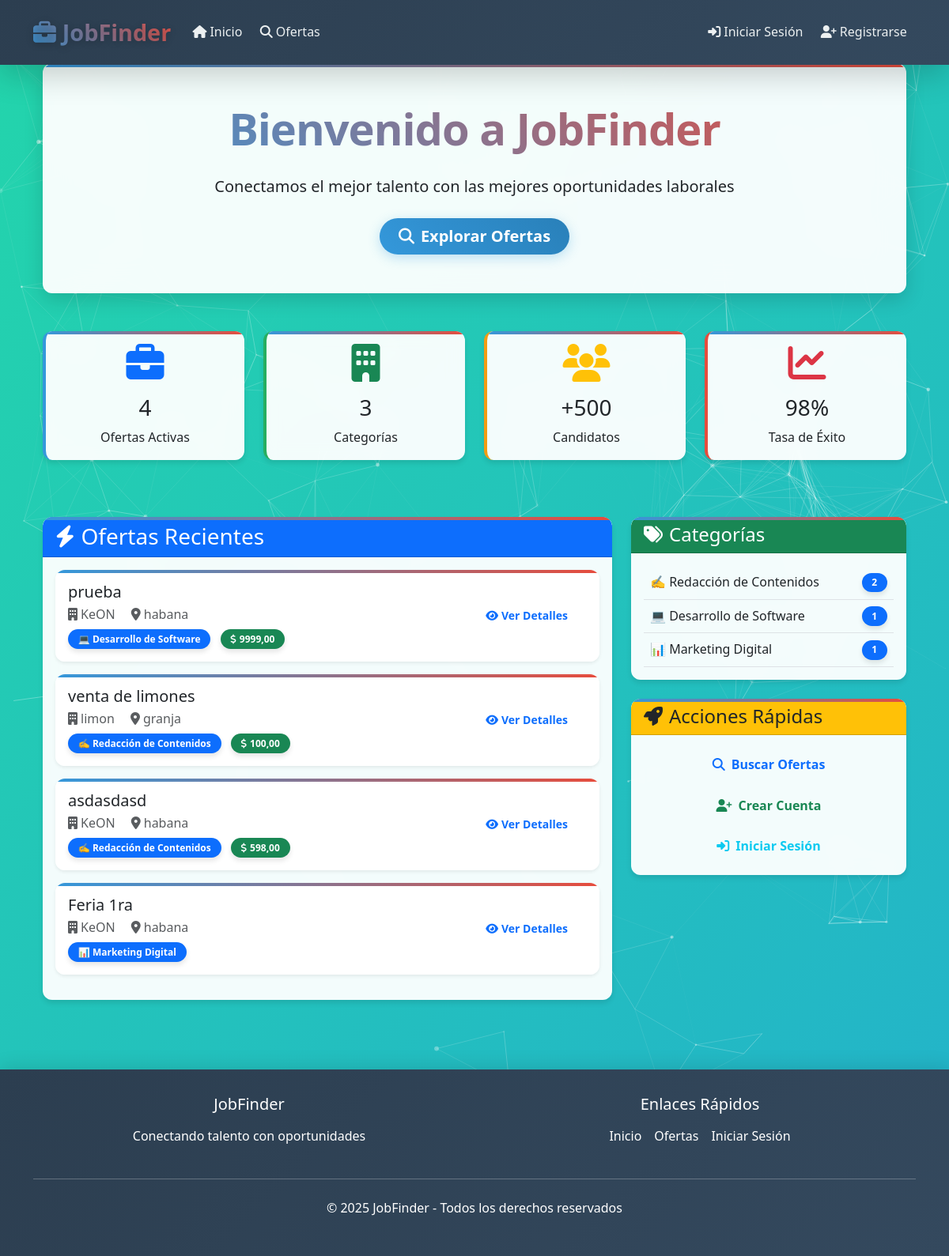
The page / on the database its author committed.
### core/models.py (models this page shows, shortened)
class JobOffer(models.Model):
    CATEGORY_CHOICES = [
        ('💻 Desarrollo de Software', '💻 Desarrollo de Software'),
        ('📊 Marketing Digital', '📊 Marketing Digital'),
        ('🎨 Diseño Gráfico', '🎨 Diseño Gráfico'),
        ('✍️ Redacción de Contenidos', '✍️ Redacción de Contenidos'),
    ]
    title = models.CharField(max_length=200)
    description = models.TextField()
    category = models.CharField(max_length=50, choices=CATEGORY_CHOICES)
    company = models.ForeignKey(Company, on_delete=models.CASCADE)
    location = models.CharField(max_length=200)
    salary = models.DecimalField(max_digits=10, decimal_places=2, null=True, blank=True)
    requirements = models.TextField()
    publication_date = models.DateTimeField(auto_now_add=True)
    deadline = models.DateField()
    is_active = models.BooleanField(default=True)
    class Meta:
        ordering = ['-publication_date']

class Company(models.Model):
    user = models.OneToOneField(User, on_delete=models.CASCADE)
    name = models.CharField(max_length=200)
    description = models.TextField()
    location = models.CharField(max_length=200)
    website = models.URLField(blank=True)
    phone = models.CharField(max_length=20)
    created_at = models.DateTimeField(auto_now_add=True)

### core/views.py (the view)
# urls.py: path('', views.home, name='home'),
def home(request):
    recent_offers = JobOffer.objects.filter(
        is_active=True,
        deadline__gte=timezone.now().date()
    ).order_by('-publication_date')[:5]
    offers_by_category = JobOffer.objects.filter(
        is_active=True,
        deadline__gte=timezone.now().date()
    ).values('category').annotate(count=Count('id'))
    context = {
        'recent_offers': recent_offers,
        'offers_by_category': offers_by_category,
    }
    return render(request, 'core/index.html', context)

### core/templates/core/index.html (shortened to what this page needs)
{% extends 'base.html' %}
{% block content %}
<div class="container">
    <div class="row mb-5">
        <div class="col-12">
            <div class="card glass-card fade-in-up">
                <div class="card-body text-center py-5">
                    <h1 class="display-4 fw-bold mb-4" style="background: linear-gradient(45deg, #3498db, #e74c3c); -webkit-background-clip: text; -webkit-text-fill-color: transparent;">
                        Bienvenido a JobFinder
                    </h1>
                    <p class="lead mb-4 fs-5">Conectamos el mejor talento con las mejores oportunidades laborales</p>
                    <div class="d-flex justify-content-center gap-3 flex-wrap">
                        <a class="btn btn-primary btn-lg px-4 py-2" href="{% url 'job_offers' %}">
                            <i class="fas fa-search me-2"></i>Explorar Ofertas
                        </a>
                    </div>
                </div>
            </div>
        </div>
    </div>
    <div class="row mb-5">
        <div class="col-md-3 col-6 mb-4">
            <div class="card card-primary text-center h-100 fade-in-up">
                <div class="card-body">
                    <i class="fas fa-briefcase fa-3x mb-3 text-primary"></i>
                    <h3 class="card-title">{{ recent_offers.count }}</h3>
                    <p class="card-text">Ofertas Activas</p>
                </div>
            </div>
        </div>
        <div class="col-md-3 col-6 mb-4">
            <div class="card card-success text-center h-100 fade-in-up">
                <div class="card-body">
                    <i class="fas fa-building fa-3x mb-3 text-success"></i>
                    <h3 class="card-title">{{ offers_by_category|length }}</h3>
                    <p class="card-text">Categorías</p>
                </div>
            </div>
        </div>
        <div class="col-md-3 col-6 mb-4">
            <div class="card card-warning text-center h-100 fade-in-up">
                <div class="card-body">
                    <i class="fas fa-users fa-3x mb-3 text-warning"></i>
                    <h3 class="card-title">+500</h3>
                    <p class="card-text">Candidatos</p>
                </div>
            </div>
        </div>
        <div class="col-md-3 col-6 mb-4">
            <div class="card card-danger text-center h-100 fade-in-up">
                <div class="card-body">
                    <i class="fas fa-chart-line fa-3x mb-3 text-danger"></i>
                    <h3 class="card-title">98%</h3>
                    <p class="card-text">Tasa de Éxito</p>
                </div>
            </div>
        </div>
    </div>
    <div class="row">
        <div class="col-lg-8 mb-4">
            <div class="card fade-in-up">
                <div class="card-header bg-primary text-white">
                    <h3 class="mb-0">
                        <i class="fas fa-bolt me-2"></i>Ofertas Recientes
                    </h3>
                </div>
                <div class="card-body">
                    {% for offer in recent_offers %}
                    <div class="card mb-3 border-0 shadow-sm">
                        <div class="card-body">
                            <div class="row align-items-center">
                                <div class="col-md-8">
                                    <h5 class="card-title mb-1">{{ offer.title }}</h5>
                                    <p class="card-text text-muted mb-1">
                                        <i class="fas fa-building me-1"></i>{{ offer.company.name }}
                                        <i class="fas fa-map-marker-alt ms-3 me-1"></i>{{ offer.location }}
                                    </p>
                                    <span class="badge bg-primary">{{ offer.category }}</span>
                                    {% if offer.salary %}
                                    <span class="badge bg-success ms-2">
                                        <i class="fas fa-dollar-sign me-1"></i>{{ offer.salary }}
                                    </span>
                                    {% endif %}
                                </div>
                                <div class="col-md-4 text-end">
                                    <a href="{% url 'job_offer_detail' offer.pk %}" class="btn btn-outline-primary btn-sm">
                                        <i class="fas fa-eye me-1"></i>Ver Detalles
                                    </a>
                                </div>
                            </div>
                        </div>
                    </div>
                    {% empty %}
                    <div class="text-center py-4">
                        <i class="fas fa-inbox fa-3x text-muted mb-3"></i>
                        <p class="text-muted">No hay ofertas disponibles en este momento.</p>
                    </div>
                    {% endfor %}
                </div>
            </div>
        </div>
        <div class="col-lg-4">
            <div class="card mb-4 fade-in-up">
                <div class="card-header bg-success text-white">
                    <h4 class="mb-0">
                        <i class="fas fa-tags me-2"></i>Categorías
                    </h4>
                </div>
                <div class="card-body">
                    {% for category in offers_by_category %}
                    <div class="d-flex justify-content-between align-items-center p-2 border-bottom">
                        <span class="fw-medium">{{ category.category }}</span>
                        <span class="badge bg-primary rounded-pill">{{ category.count }}</span>
                    </div>
                    {% empty %}
                    <p class="text-muted text-center">No hay categorías disponibles.</p>
                    {% endfor %}
                </div>
            </div>
            <div class="card fade-in-up">
                <div class="card-header bg-warning text-dark">
                    <h4 class="mb-0">
                        <i class="fas fa-rocket me-2"></i>Acciones Rápidas
                    </h4>
                </div>
                <div class="card-body">
                    <div class="d-grid gap-2">
                        <a href="{% url 'job_offers' %}" class="btn btn-outline-primary">
                            <i class="fas fa-search me-2"></i>Buscar Ofertas
                        </a>
                        {% if not user.is_authenticated %}
                        <a href="{% url 'register' %}" class="btn btn-outline-success">
                            <i class="fas fa-user-plus me-2"></i>Crear Cuenta
                        </a>
                        <a href="{% url 'login' %}" class="btn btn-outline-info">
                            <i class="fas fa-sign-in-alt me-2"></i>Iniciar Sesión
                        </a>
                        {% endif %}
                    </div>
                </div>
            </div>
        </div>
    </div>
</div>
{% endblock %}

### core/templates/base.html (style rules this page uses)
:root { --primary-color: #2c3e50; --secondary-color: #3498db; --accent-color: #e74c3c; --success-color: #27ae60; --warning-color: #f39c12; --light-bg: #f8f9fa; --dark-bg: #2c3e50; --shadow-soft: 0 4px 6px rgba(0, 0, 0, 0.1); --shadow-medium: 0 8px 25px rgba(0, 0, 0, 0.15); --shadow-strong: 0 12px 40px rgba(0, 0, 0, 0.2); --border-radius: 12px; --transition: all 0.3s cubic-bezier(0.4, 0, 0.2, 1); }
* { margin: 0; padding: 0; box-sizing: border-box; }
body { font-family: 'Segoe UI', Tahoma, Geneva, Verdana, sans-serif; background: linear-gradient(135deg, #667eea 0%, #764ba2 100%); min-height: 100vh; padding-top: 80px; color: #333; line-height: 1.6; }
.card { border: none; border-radius: var(--border-radius); box-shadow: var(--shadow-soft); transition: var(--transition); background: rgba(255, 255, 255, 0.95); backdrop-filter: blur(10px); overflow: hidden; position: relative; }
.card::before { content: ''; position: absolute; top: 0; left: 0; right: 0; height: 4px; background: linear-gradient(45deg, var(--secondary-color), var(--accent-color)); }
.card-primary { border-left: 4px solid var(--secondary-color); }
.card-success { border-left: 4px solid var(--success-color); }
.card-warning { border-left: 4px solid var(--warning-color); }
.card-danger { border-left: 4px solid var(--accent-color); }
.btn { border-radius: 25px; font-weight: 600; padding: 0.6rem 1.5rem; transition: var(--transition); border: none; position: relative; overflow: hidden; }
.btn::before { content: ''; position: absolute; top: 0; left: -100%; width: 100%; height: 100%; background: linear-gradient(90deg, transparent, rgba(255, 255, 255, 0.3), transparent); transition: var(--transition); }
.btn-primary { background: linear-gradient(45deg, var(--secondary-color), #2980b9); box-shadow: 0 4px 15px rgba(52, 152, 219, 0.3); }
.badge { border-radius: 20px; font-weight: 600; padding: 0.4rem 0.8rem; box-shadow: var(--shadow-soft); }
.fade-in-up { animation: fadeInUp 0.6s ease-out; }
.glass-card { background: rgba(255, 255, 255, 0.25); backdrop-filter: blur(10px); border-radius: var(--border-radius); border: 1px solid rgba(255, 255, 255, 0.18); box-shadow: var(--shadow-medium); }
.gradient-bg { background: linear-gradient(-45deg, #ee7752, #e73c7e, #23a6d5, #23d5ab); background-size: 400% 400%; animation: gradient 15s ease infinite; }

### core/templates/core/index.html (style rules this page uses)
.display-4 { font-weight: 800; letter-spacing: -1px; }
.card.glass-card { background: rgba(255, 255, 255, 0.95); backdrop-filter: blur(20px); }
.card-header { border-radius: var(--border-radius) var(--border-radius) 0 0 !important; }

### rows shown on the page
JobOffer: title "prueba", company.name "KeON", location "habana", category "💻 Desarrollo de Software", salary "9999,00"
JobOffer: title "venta de limones", company.name "limon", location "granja", category "✍️ Redacción de Contenidos", salary "100,00"
JobOffer: title "asdasdasd", company.name "KeON", location "habana", category "✍️ Redacción de Contenidos", salary "598,00"
JobOffer: title "Feria 1ra", company.name "KeON", location "habana", category "📊 Marketing Digital"

### other values the page prints
{{ recent_offers.count }} "4"
{{ offers_by_category|length }} "3"
{{ category.category }} "✍️ Redacción de Contenidos" "💻 Desarrollo de Software" "📊 Marketing Digital"
{{ category.count }} "2" "1" "1"
